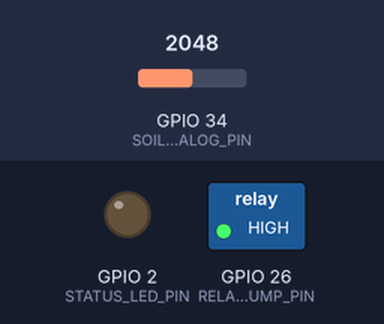
The sketch below on a simulated ESP32. Parts: switched loads named in the sketch (green lamp = pin HIGH), output pins drawn as LEDs (lit = HIGH). Inputs (shaded band) come from the test bench; at power-on: GPIO 34 (SOIL_ANALOG_PIN) = 2048. WiFi joins after 1.5 s; servers stay silent unless stated; uploads are accepted with an empty reply; what the sketch prints to the serial monitor is not drawn.

Above: at 0.1 s.
At 2.7 s:
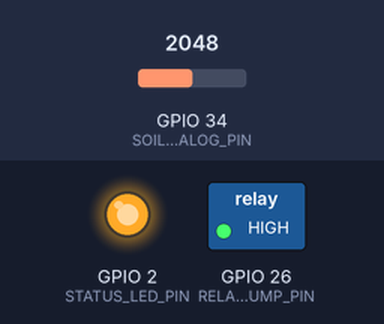
2.8 s: GPIO 34 (SOIL_ANALOG_PIN) set to 2625
4.7 s: GPIO 34 (SOIL_ANALOG_PIN) set to 2687
At 6.1 s:
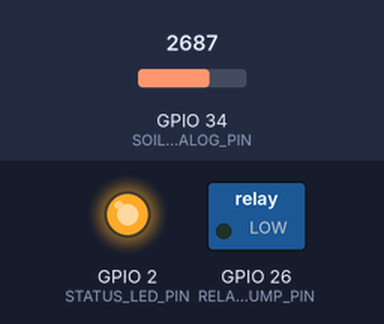
Timing chart, 0 to 7.7 s (numbered marks = the images above; inputs shaded):
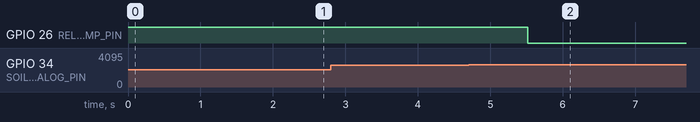

The sketch:

soil_irrigation_esp32.ino
```cpp
/*
 * ==============================================================================
 * KisanConnect IoT Firmware - Module A: Soil Moisture & Dry Watering Automation
 * Hardware: ESP32 NodeMCU, Capacitive Soil Moisture Sensor v1.2, 5V Relay Module,
 *           DHT22 (Air Temp/Humidity), 16x2 I2C LCD / OLED.
 * ==============================================================================
 */

#include <WiFi.h>
#include <HTTPClient.h>
#include <ArduinoJson.h>

// --- WiFi Credentials ---
const char* WIFI_SSID = "KisanConnect_Farm_Mesh";
const char* WIFI_PASS = "KisanSecure2026";

// --- Backend API Endpoint ---
const char* SERVER_TELEMETRY_URL = "http://api.kisanconnect.in/api/v1/telemetry/soil";

// --- Hardware Pin Definitions ---
#define SOIL_ANALOG_PIN    34  // ESP32 ADC1_CH6 (Capacitive Moisture Sensor)
#define RELAY_PUMP_PIN     26  // 5V Relay active-low trigger for Submersible Pump
#define STATUS_LED_PIN      2  // Built-in LED for connectivity indicator
#define DRY_CALIBRATION   3200  // Raw ADC value in bone-dry air
#define WET_CALIBRATION   1400  // Raw ADC value in 100% saturated water

// --- Threshold Configurations ---
const float MOISTURE_THRESHOLD_LOW  = 30.0; // Trigger pump if moisture < 30%
const float MOISTURE_THRESHOLD_HIGH = 65.0; // Cut off pump once moisture reaches 65%

// --- Farm Context Meta ---
const char* FARM_ID   = "FARM-PB-042";
const char* SECTOR_ID = "SECTOR-NORTH-WHEAT";

bool isPumpRunning = false;
unsigned long lastTelemetryTime = 0;
const unsigned long TELEMETRY_INTERVAL = 10000; // Send payload every 10s

// Function to map raw ADC to volumetric soil water percentage (%)
float calculateMoisturePercentage(int rawAnalog) {
  int clamped = constrain(rawAnalog, WET_CALIBRATION, DRY_CALIBRATION);
  float percentage = map(clamped, DRY_CALIBRATION, WET_CALIBRATION, 0, 100);
  return percentage;
}

void setup() {
  Serial.begin(115200);
  pinMode(RELAY_PUMP_PIN, OUTPUT);
  pinMode(STATUS_LED_PIN, OUTPUT);

  // Safe default: Pump turned OFF (Relay active LOW)
  digitalWrite(RELAY_PUMP_PIN, HIGH);
  digitalWrite(STATUS_LED_PIN, LOW);

  Serial.println("\n=============================================");
  Serial.println("  KisanConnect IoT Soil Automation Node v2.0 ");
  Serial.println("=============================================");

  // Connect to Farm WiFi Mesh
  WiFi.begin(WIFI_SSID, WIFI_PASS);
  Serial.print("Connecting to WiFi");
  int attempts = 0;
  while (WiFi.status() != WL_CONNECTED && attempts < 20) {
    delay(500);
    Serial.print(".");
    attempts++;
  }

  if (WiFi.status() == WL_CONNECTED) {
    Serial.println("\n[WiFi] Connected successfully! IP: " + WiFi.localIP().toString());
    digitalWrite(STATUS_LED_PIN, HIGH);
  } else {
    Serial.println("\n[WiFi] Offline Mode: Running local autonomous fail-safe logic.");
  }
}

void loop() {
  // 1. Read Soil Sensor Telemetry
  int rawADC = analogRead(SOIL_ANALOG_PIN);
  float moisturePct = calculateMoisturePercentage(rawADC);

  Serial.printf("[Sensor] Raw ADC: %d | Volumetric Moisture: %.2f%%\n", rawADC, moisturePct);

  // 2. Autonomous Irrigation Decision Logic
  if (moisturePct < MOISTURE_THRESHOLD_LOW && !isPumpRunning) {
    Serial.println("⚠️ [ALERT] Soil critically dry! Activating water pump relay...");
    digitalWrite(RELAY_PUMP_PIN, LOW); // Turn Relay ON
    isPumpRunning = true;
  } else if (moisturePct >= MOISTURE_THRESHOLD_HIGH && isPumpRunning) {
    Serial.println("✅ [STATUS] Optimum root-zone hydration reached. Deactivating pump.");
    digitalWrite(RELAY_PUMP_PIN, HIGH); // Turn Relay OFF
    isPumpRunning = false;
  }

  // 3. Dispatch JSON Telemetry Payload to Backend
  if (millis() - lastTelemetryTime > TELEMETRY_INTERVAL) {
    lastTelemetryTime = millis();
    if (WiFi.status() == WL_CONNECTED) {
      sendTelemetryPayload(rawADC, moisturePct, isPumpRunning);
    }
  }

  delay(1000);
}

void sendTelemetryPayload(int rawADC, float moisturePct, bool pumpState) {
  HTTPClient http;
  http.begin(SERVER_TELEMETRY_URL);
  http.addHeader("Content-Type", "application/json");

  StaticJsonDocument<256> doc;
  doc["farm_id"] = FARM_ID;
  doc["sector_id"] = SECTOR_ID;
  doc["soil_moisture_pct"] = moisturePct;
  doc["raw_adc"] = rawADC;
  doc["pump_active"] = pumpState;
  doc["threshold_low"] = MOISTURE_THRESHOLD_LOW;
  doc["timestamp"] = millis();

  String requestBody;
  serializeJson(doc, requestBody);

  int httpCode = http.POST(requestBody);
  if (httpCode > 0) {
    Serial.printf("[Cloud Telemetry] Response: %d\n", httpCode);
  } else {
    Serial.printf("[Cloud Telemetry] Error sending payload: %s\n", http.errorToString(httpCode).c_str());
  }
  http.end();
}
```

Measured:
- the behaviour switches between 2660 and 2661 on GPIO 34 (SOIL_ANALOG_PIN) (found by bisection; images 1 and 2)
- after the input at 2.8 s, every drawn part: stays the same
- after the input at 4.7 s, GPIO 26 (RELAY_PUMP_PIN): HIGH → LOW after 0.82 s
